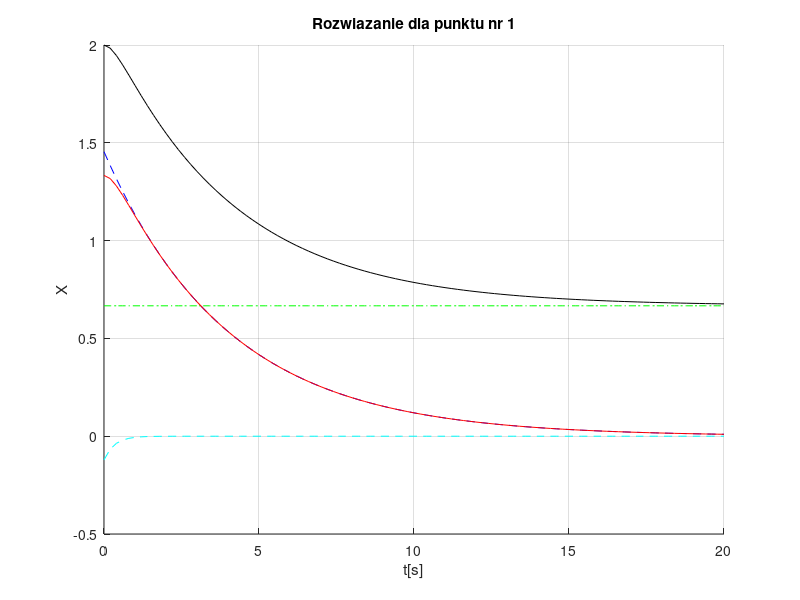
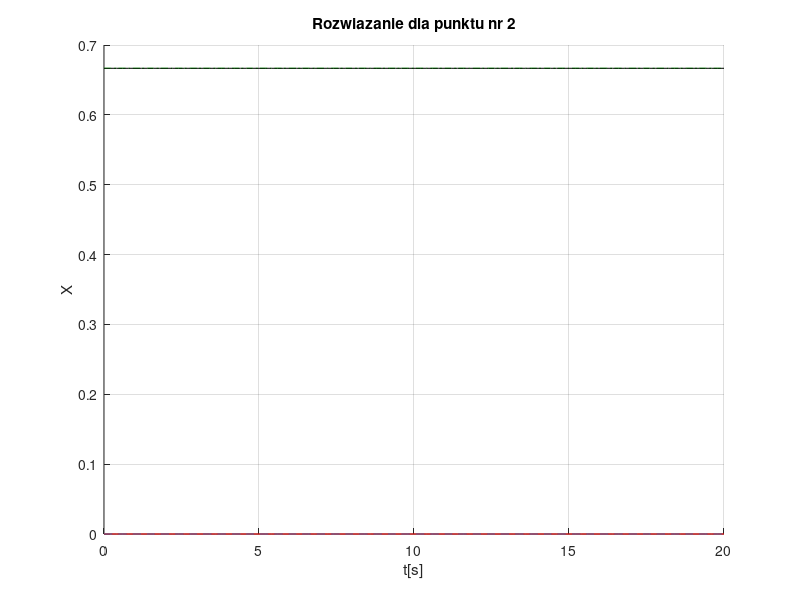
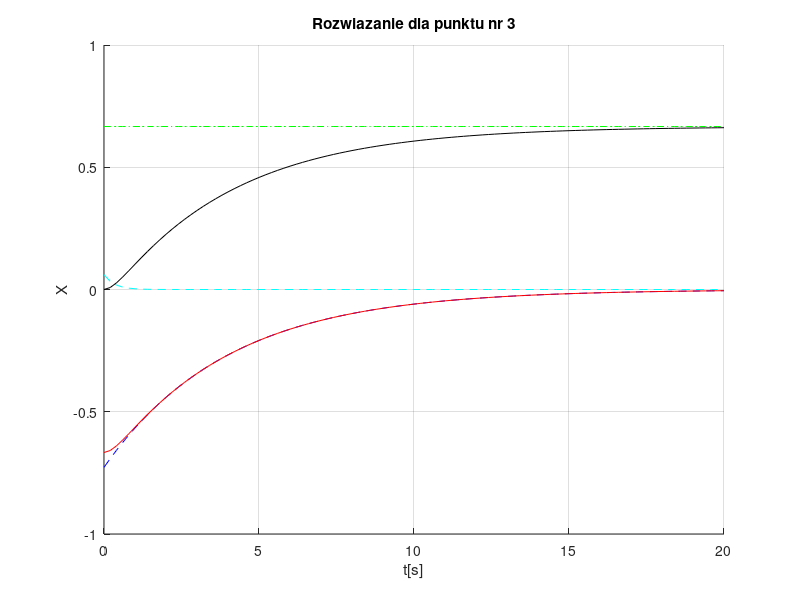
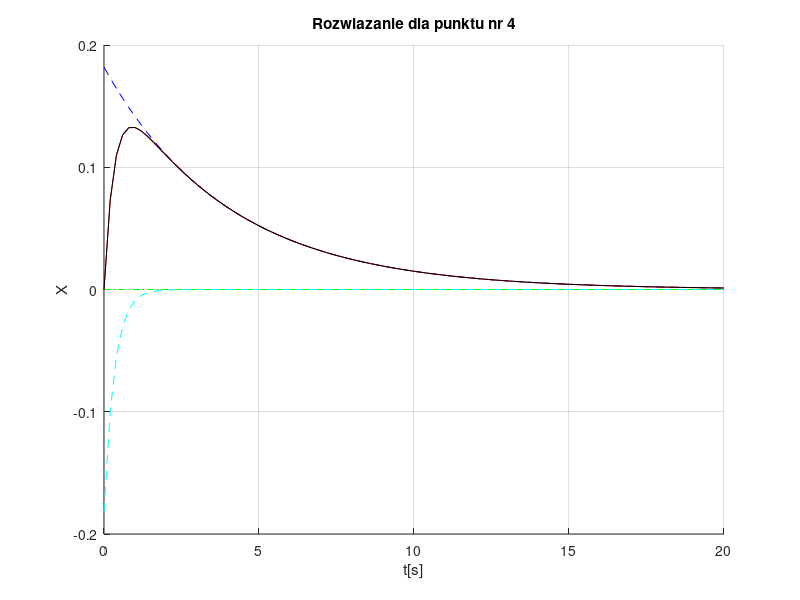

Reproduce these figures in MATLAB, in order.
clear all;
close all;
% Dane stałe
t = 0:0.20:20;
L1 = -1/4;
L2 = -3;
% Dane dla punktu nr 1
A1 = 16/11;
A2 = -4/33;
U = 2/3;
Xw = t;
Xw(:) = U;
Xs1 = A1*exp(L1*t);
Xs2 = A2*exp(L2*t);
Xs = Xs1 + Xs2;
X = Xs1 + Xs2 + Xw;
% Wykresy dla punktu nr 1
figure(1);
hold on;
grid on;
plot(t,Xw,'g-.');
plot(t,Xs1,'b--');
plot(t,Xs2,'c--');
plot(t,Xs,'r-');
plot(t,X,'k');
title('Rozwiazanie dla punktu nr 1');
xlabel('t[s]');
ylabel('X');
% Dane dla punktu nr 2
A1 = 0;
A2 = 0;
Xs1 = A1*exp(L1*t);
Xs2 = A2*exp(L2*t);
Xs = Xs1 + Xs2;
X = Xs1 + Xs2 + Xw;
% Wykresy dla punktu nr 2
figure(2);
hold on;
grid on;
plot(t,Xw,'g-.');
plot(t,Xs1,'b--');
plot(t,Xs2,'c--');
plot(t,Xs,'r-');
plot(t,X,'k');
title('Rozwiazanie dla punktu nr 2');
xlabel('t[s]');
ylabel('X');
% Dane dla punktu nr 3
figure(3);
hold on;
grid on;
A1 = -8/11;
A2 = 2/33;
Xs1 = A1*exp(L1*t);
Xs2 = A2*exp(L2*t);
Xs = Xs1 + Xs2;
X = Xs1 + Xs2 + Xw;
% Wykresy dla punktu nr 3
figure(3);
hold on;
grid on;
plot(t,Xw,'g-.');
plot(t,Xs1,'b--');
plot(t,Xs2,'c--');
plot(t,Xs,'r-');
plot(t,X,'k');
title('Rozwiazanie dla punktu nr 3');
xlabel('t[s]');
ylabel('X');
% Dane dla punktu nr 4
figure(4);
hold on;
grid on;
A1 = 2/11;
A2 = -2/11;
U = 0;
Xw(:) = U;
Xs1 = A1*exp(L1*t);
Xs2 = A2*exp(L2*t);
Xs = Xs1 + Xs2;
X = Xs1 + Xs2 + Xw;
% Wykresy dla punktu nr 4
figure(4);
hold on;
grid on;
plot(t,Xw,'g-.');
plot(t,Xs1,'b--');
plot(t,Xs2,'c--');
plot(t,Xs,'r-');
plot(t,X,'k');
title('Rozwiazanie dla punktu nr 4');
xlabel('t[s]');
ylabel('X');